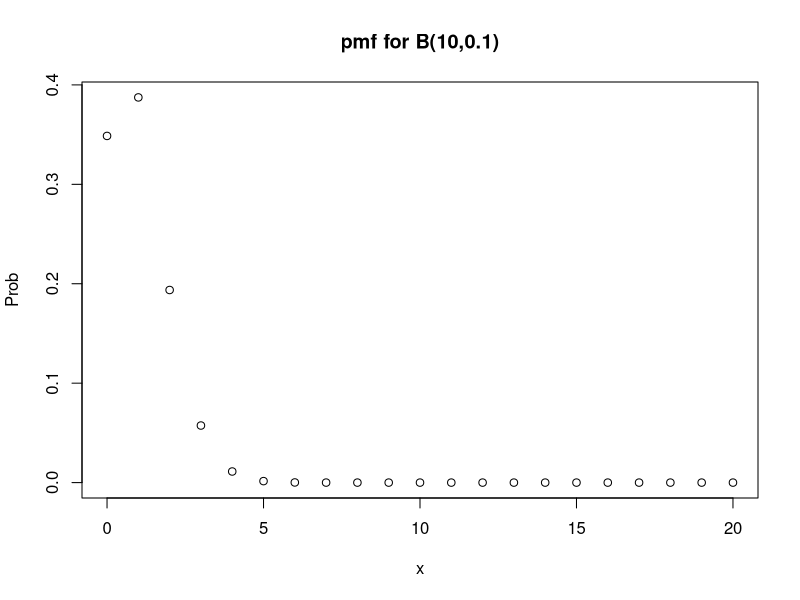
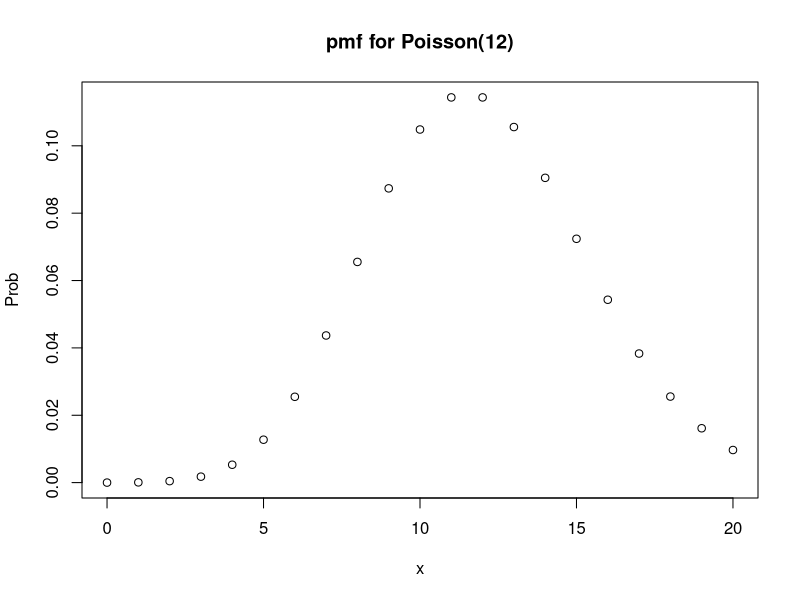
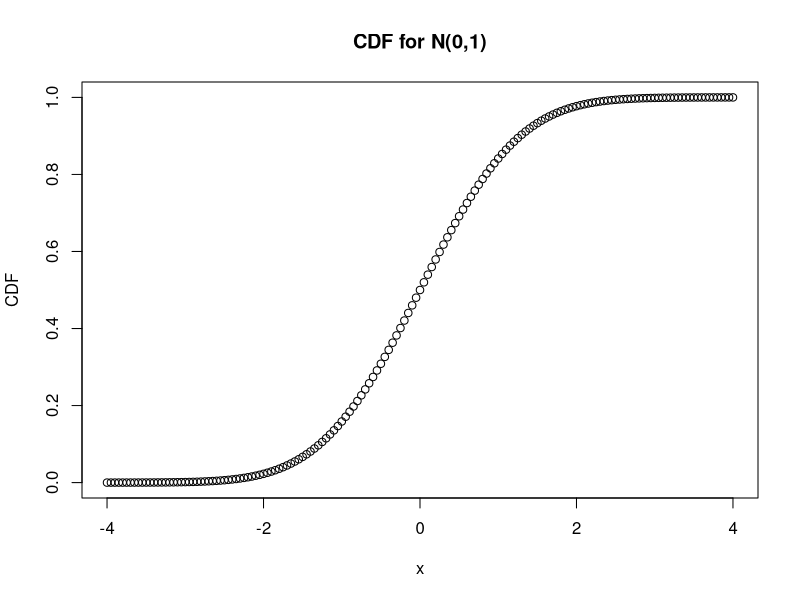

The R script that drew these images, in order:
## SU01 Chapter 2

## binomial model B(10,0.1)
# compute P(X=2)
dbinom(2, size=10, prob=0.1) 

# plot pmf for B(10,0.1)
x <- 0:20
plot(x, dbinom(x, size = 10, prob = 0.1), 
     ylab="Prob", main = "pmf for B(10,0.1)")


## Poisson model Poisson(12)
# compute P(X=4)
dpois(4, lambda=12)   

# plot pmf for Poisson(12)
x <- 0:20
plot(x, dpois(x, lambda=12), 
     ylab="Prob", main = "pmf for Poisson(12)")



## Normal model N(0,1)
# compute P(X<0.3)
pnorm(0.3, mean = 0, sd = 1)

# plot the cumulative distribution function 
x = seq(-4,4,by = 0.05)
plot(x,pnorm(x, mean = 0, sd = 1),ylab="CDF",main = "CDF for N(0,1)")
